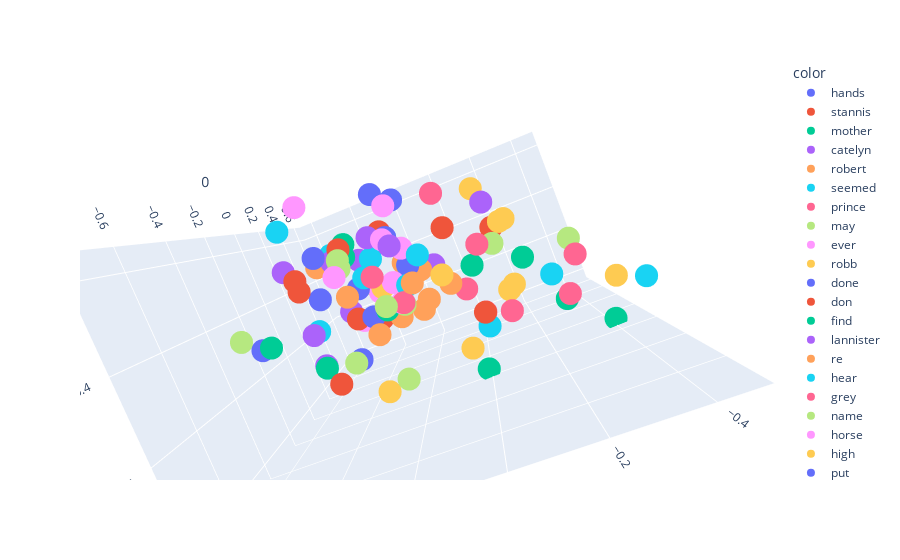

Notebook cell for this chart:
### Code cell
fig=px.scatter_3d(x[200:300],x=0,y=1,z=2,color=y[200:300])
fig.show()

### Figure 1 — Plotly figure (JSON) as saved in the notebook; plotly's stock layout.template omitted (floating-point values rounded to 4 significant figures)
{"data": [{"hovertemplate": "color=hands<br>0=%{x}<br>1=%{y}<br>2=%{z}<extra></extra>", "legendgroup": "hands", "marker": {"color": "#636efa", "symbol": "circle"}, "mode": "markers", "name": "hands", "scene": "scene", "showlegend": true, "type": "scatter3d", "x": [0.2785], "y": [0.4833], "z": [0.4083]}, {"hovertemplate": "color=stannis<br>0=%{x}<br>1=%{y}<br>2=%{z}<extra></extra>", "legendgroup": "stannis", "marker": {"color": "#EF553B", "symbol": "circle"}, "mode": "markers", "name": "stannis", "scene": "scene", "showlegend": true, "type": "scatter3d", "x": [-0.4025], "y": [0.6146], "z": [-0.05598]}, {"hovertemplate": "color=mother<br>0=%{x}<br>1=%{y}<br>2=%{z}<extra></extra>", "legendgroup": "mother", "marker": {"color": "#00cc96", "symbol": "circle"}, "mode": "markers", "name": "mother", "scene": "scene", "showlegend": true, "type": "scatter3d", "x": [-0.4523], "y": [0.5126], "z": [0.1672]}, {"hovertemplate": "color=catelyn<br>0=%{x}<br>1=%{y}<br>2=%{z}<extra></extra>", "legendgroup": "catelyn", "marker": {"color": "#ab63fa", "symbol": "circle"}, "mode": "markers", "name": "catelyn", "scene": "scene", "showlegend": true, "type": "scatter3d", "x": [-0.2388], "y": [0.3215], "z": [0.1904]}, {"hovertemplate": "color=robert<br>0=%{x}<br>1=%{y}<br>2=%{z}<extra></extra>", "legendgroup": "robert", "marker": {"color": "#FFA15A", "symbol": "circle"}, "mode": "markers", "name": "robert", "scene": "scene", "showlegend": true, "type": "scatter3d", "x": [-0.496], "y": [0.4678], "z": [0.07695]}, {"hovertemplate": "color=seemed<br>0=%{x}<br>1=%{y}<br>2=%{z}<extra></extra>", "legendgroup": "seemed", "marker": {"color": "#19d3f3", "symbol": "circle"}, "mode": "markers", "name": "seemed", "scene": "scene", "showlegend": true, "type": "scatter3d", "x": [-0.01972], "y": [0.4365], "z": [0.2981]}, {"hovertemplate": "color=prince<br>0=%{x}<br>1=%{y}<br>2=%{z}<extra></extra>", "legendgroup": "prince", "marker": {"color": "#FF6692", "symbol": "circle"}, "mode": "markers", "name": "prince", "scene": "scene", "showlegend": true, "type": "scatter3d", "x": [-0.5207], "y": [0.4186], "z": [0.1563]}, {"hovertemplate": "color=may<br>0=%{x}<br>1=%{y}<br>2=%{z}<extra></extra>", "legendgroup": "may", "marker": {"color": "#B6E880", "symbol": "circle"}, "mode": "markers", "name": "may", "scene": "scene", "showlegend": true, "type": "scatter3d", "x": [-0.5615], "y": [0.4906], "z": [0.1425]}, {"hovertemplate": "color=ever<br>0=%{x}<br>1=%{y}<br>2=%{z}<extra></extra>", "legendgroup": "ever", "marker": {"color": "#FF97FF", "symbol": "circle"}, "mode": "markers", "name": "ever", "scene": "scene", "showlegend": true, "type": "scatter3d", "x": [-0.4524], "y": [0.5083], "z": [0.1262]}, {"hovertemplate": "color=robb<br>0=%{x}<br>1=%{y}<br>2=%{z}<extra></extra>", "legendgroup": "robb", "marker": {"color": "#FECB52", "symbol": "circle"}, "mode": "markers", "name": "robb", "scene": "scene", "showlegend": true, "type": "scatter3d", "x": [-0.391], "y": [0.4612], "z": [0.17]}, {"hovertemplate": "color=done<br>0=%{x}<br>1=%{y}<br>2=%{z}<extra></extra>", "legendgroup": "done", "marker": {"color": "#636efa", "symbol": "circle"}, "mode": "markers", "name": "done", "scene": "scene", "showlegend": true, "type": "scatter3d", "x": [-0.4711], "y": [0.6039], "z": [0.2713]}, {"hovertemplate": "color=don<br>0=%{x}<br>1=%{y}<br>2=%{z}<extra></extra>", "legendgroup": "don", "marker": {"color": "#EF553B", "symbol": "circle"}, "mode": "markers", "name": "don", "scene": "scene", "showlegend": true, "type": "scatter3d", "x": [-0.4617], "y": [0.3613], "z": [0.3564]}, {"hovertemplate": "color=find<br>0=%{x}<br>1=%{y}<br>2=%{z}<extra></extra>", "legendgroup": "find", "marker": {"color": "#00cc96", "symbol": "circle"}, "mode": "markers", "name": "find", "scene": "scene", "showlegend": true, "type": "scatter3d", "x": [-0.3939], "y": [0.6084], "z": [0.3927]}, {"hovertemplate": "color=lannister<br>0=%{x}<br>1=%{y}<br>2=%{z}<extra></extra>", "legendgroup": "lannister", "marker": {"color": "#ab63fa", "symbol": "circle"}, "mode": "markers", "name": "lannister", "scene": "scene", "showlegend": true, "type": "scatter3d", "x": [-0.3936], "y": [0.3662], "z": [0.113]}, {"hovertemplate": "color=re<br>0=%{x}<br>1=%{y}<br>2=%{z}<extra></extra>", "legendgroup": "re", "marker": {"color": "#FFA15A", "symbol": "circle"}, "mode": "markers", "name": "re", "scene": "scene", "showlegend": true, "type": "scatter3d", "x": [-0.3589], "y": [0.453], "z": [0.2769]}, {"hovertemplate": "color=hear<br>0=%{x}<br>1=%{y}<br>2=%{z}<extra></extra>", "legendgroup": "hear", "marker": {"color": "#19d3f3", "symbol": "circle"}, "mode": "markers", "name": "hear", "scene": "scene", "showlegend": true, "type": "scatter3d", "x": [-0.1788], "y": [0.5339], "z": [0.4533]}, {"hovertemplate": "color=grey<br>0=%{x}<br>1=%{y}<br>2=%{z}<extra></extra>", "legendgroup": "grey", "marker": {"color": "#FF6692", "symbol": "circle"}, "mode": "markers", "name": "grey", "scene": "scene", "showlegend": true, "type": "scatter3d", "x": [0.4706], "y": [0.2308], "z": [0.01305]}, {"hovertemplate": "color=name<br>0=%{x}<br>1=%{y}<br>2=%{z}<extra></extra>", "legendgroup": "name", "marker": {"color": "#B6E880", "symbol": "circle"}, "mode": "markers", "name": "name", "scene": "scene", "showlegend": true, "type": "scatter3d", "x": [-0.5469], "y": [0.5919], "z": [0.2626]}, {"hovertemplate": "color=horse<br>0=%{x}<br>1=%{y}<br>2=%{z}<extra></extra>", "legendgroup": "horse", "marker": {"color": "#FF97FF", "symbol": "circle"}, "mode": "markers", "name": "horse", "scene": "scene", "showlegend": true, "type": "scatter3d", "x": [0.3407], "y": [0.5326], "z": [0.3445]}, {"hovertemplate": "color=high<br>0=%{x}<br>1=%{y}<br>2=%{z}<extra></extra>", "legendgroup": "high", "marker": {"color": "#FECB52", "symbol": "circle"}, "mode": "markers", "name": "high", "scene": "scene", "showlegend": true, "type": "scatter3d", "x": [0.175], "y": [0.4341], "z": [-0.1956]}, {"hovertemplate": "color=put<br>0=%{x}<br>1=%{y}<br>2=%{z}<extra></extra>", "legendgroup": "put", "marker": {"color": "#636efa", "symbol": "circle"}, "mode": "markers", "name": "put", "scene": "scene", "showlegend": true, "type": "scatter3d", "x": [-0.2158], "y": [0.5218], "z": [0.629]}, {"hovertemplate": "color=stone<br>0=%{x}<br>1=%{y}<br>2=%{z}<extra></extra>", "legendgroup": "stone", "marker": {"color": "#EF553B", "symbol": "circle"}, "mode": "markers", "name": "stone", "scene": "scene", "showlegend": true, "type": "scatter3d", "x": [0.6336], "y": [0.4652], "z": [-0.1758]}, {"hovertemplate": "color=wine<br>0=%{x}<br>1=%{y}<br>2=%{z}<extra></extra>", "legendgroup": "wine", "marker": {"color": "#00cc96", "symbol": "circle"}, "mode": "markers", "name": "wine", "scene": "scene", "showlegend": true, "type": "scatter3d", "x": [0.08392], "y": [0.304], "z": [0.3478]}, {"hovertemplate": "color=hard<br>0=%{x}<br>1=%{y}<br>2=%{z}<extra></extra>", "legendgroup": "hard", "marker": {"color": "#ab63fa", "symbol": "circle"}, "mode": "markers", "name": "hard", "scene": "scene", "showlegend": true, "type": "scatter3d", "x": [0.326], "y": [0.379], "z": [0.3745]}, {"hovertemplate": "color=water<br>0=%{x}<br>1=%{y}<br>2=%{z}<extra></extra>", "legendgroup": "water", "marker": {"color": "#FFA15A", "symbol": "circle"}, "mode": "markers", "name": "water", "scene": "scene", "showlegend": true, "type": "scatter3d", "x": [0.5492], "y": [0.523], "z": [0.1839]}, {"hovertemplate": "color=upon<br>0=%{x}<br>1=%{y}<br>2=%{z}<extra></extra>", "legendgroup": "upon", "marker": {"color": "#19d3f3", "symbol": "circle"}, "mode": "markers", "name": "upon", "scene": "scene", "showlegend": true, "type": "scatter3d", "x": [0.1479], "y": [0.4381], "z": [0.122]}, {"hovertemplate": "color=fire<br>0=%{x}<br>1=%{y}<br>2=%{z}<extra></extra>", "legendgroup": "fire", "marker": {"color": "#FF6692", "symbol": "circle"}, "mode": "markers", "name": "fire", "scene": "scene", "showlegend": true, "type": "scatter3d", "x": [0.4901], "y": [0.6685], "z": [0.0205]}, {"hovertemplate": "color=iron<br>0=%{x}<br>1=%{y}<br>2=%{z}<extra></extra>", "legendgroup": "iron", "marker": {"color": "#B6E880", "symbol": "circle"}, "mode": "markers", "name": "iron", "scene": "scene", "showlegend": true, "type": "scatter3d", "x": [0.2139], "y": [0.503], "z": [-0.146]}, {"hovertemplate": "color=until<br>0=%{x}<br>1=%{y}<br>2=%{z}<extra></extra>", "legendgroup": "until", "marker": {"color": "#FF97FF", "symbol": "circle"}, "mode": "markers", "name": "until", "scene": "scene", "showlegend": true, "type": "scatter3d", "x": [0.1386], "y": [0.5926], "z": [0.3947]}, {"hovertemplate": "color=these<br>0=%{x}<br>1=%{y}<br>2=%{z}<extra></extra>", "legendgroup": "these", "marker": {"color": "#FECB52", "symbol": "circle"}, "mode": "markers", "name": "these", "scene": "scene", "showlegend": true, "type": "scatter3d", "x": [-0.4302], "y": [0.6368], "z": [-0.3859]}, {"hovertemplate": "color=voice<br>0=%{x}<br>1=%{y}<br>2=%{z}<extra></extra>", "legendgroup": "voice", "marker": {"color": "#636efa", "symbol": "circle"}, "mode": "markers", "name": "voice", "scene": "scene", "showlegend": true, "type": "scatter3d", "x": [0.01014], "y": [0.3122], "z": [0.4437]}, {"hovertemplate": "color=gone<br>0=%{x}<br>1=%{y}<br>2=%{z}<extra></extra>", "legendgroup": "gone", "marker": {"color": "#EF553B", "symbol": "circle"}, "mode": "markers", "name": "gone", "scene": "scene", "showlegend": true, "type": "scatter3d", "x": [-0.0635], "y": [0.5818], "z": [0.2806]}, {"hovertemplate": "color=give<br>0=%{x}<br>1=%{y}<br>2=%{z}<extra></extra>", "legendgroup": "give", "marker": {"color": "#00cc96", "symbol": "circle"}, "mode": "markers", "name": "give", "scene": "scene", "showlegend": true, "type": "scatter3d", "x": [-0.5683], "y": [0.484], "z": [0.4302]}, {"hovertemplate": "color=sam<br>0=%{x}<br>1=%{y}<br>2=%{z}<extra></extra>", "legendgroup": "sam", "marker": {"color": "#ab63fa", "symbol": "circle"}, "mode": "markers", "name": "sam", "scene": "scene", "showlegend": true, "type": "scatter3d", "x": [0.0138], "y": [0.3477], "z": [0.3894]}, {"hovertemplate": "color=seen<br>0=%{x}<br>1=%{y}<br>2=%{z}<extra></extra>", "legendgroup": "seen", "marker": {"color": "#FFA15A", "symbol": "circle"}, "mode": "markers", "name": "seen", "scene": "scene", "showlegend": true, "type": "scatter3d", "x": [-0.1249], "y": [0.5903], "z": [0.2057]}, {"hovertemplate": "color=better<br>0=%{x}<br>1=%{y}<br>2=%{z}<extra></extra>", "legendgroup": "better", "marker": {"color": "#19d3f3", "symbol": "circle"}, "mode": "markers", "name": "better", "scene": "scene", "showlegend": true, "type": "scatter3d", "x": [-0.4626], "y": [0.4717], "z": [0.09486]}, {"hovertemplate": "color=shall<br>0=%{x}<br>1=%{y}<br>2=%{z}<extra></extra>", "legendgroup": "shall", "marker": {"color": "#FF6692", "symbol": "circle"}, "mode": "markers", "name": "shall", "scene": "scene", "showlegend": true, "type": "scatter3d", "x": [-0.5029], "y": [0.5038], "z": [0.1124]}, {"hovertemplate": "color=ned<br>0=%{x}<br>1=%{y}<br>2=%{z}<extra></extra>", "legendgroup": "ned", "marker": {"color": "#B6E880", "symbol": "circle"}, "mode": "markers", "name": "ned", "scene": "scene", "showlegend": true, "type": "scatter3d", "x": [-0.272], "y": [0.3514], "z": [0.2885]}, {"hovertemplate": "color=always<br>0=%{x}<br>1=%{y}<br>2=%{z}<extra></extra>", "legendgroup": "always", "marker": {"color": "#FF97FF", "symbol": "circle"}, "mode": "markers", "name": "always", "scene": "scene", "showlegend": true, "type": "scatter3d", "x": [-0.451], "y": [0.4538], "z": [0.1277]}, {"hovertemplate": "color=years<br>0=%{x}<br>1=%{y}<br>2=%{z}<extra></extra>", "legendgroup": "years", "marker": {"color": "#FECB52", "symbol": "circle"}, "mode": "markers", "name": "years", "scene": "scene", "showlegend": true, "type": "scatter3d", "x": [-0.2941], "y": [0.5911], "z": [-0.1532]}, {"hovertemplate": "color=between<br>0=%{x}<br>1=%{y}<br>2=%{z}<extra></extra>", "legendgroup": "between", "marker": {"color": "#636efa", "symbol": "circle"}, "mode": "markers", "name": "between", "scene": "scene", "showlegend": true, "type": "scatter3d", "x": [0.4101], "y": [0.332], "z": [0.2552]}, {"hovertemplate": "color=dark<br>0=%{x}<br>1=%{y}<br>2=%{z}<extra></extra>", "legendgroup": "dark", "marker": {"color": "#EF553B", "symbol": "circle"}, "mode": "markers", "name": "dark", "scene": "scene", "showlegend": true, "type": "scatter3d", "x": [0.5227], "y": [0.3837], "z": [0.02411]}, {"hovertemplate": "color=place<br>0=%{x}<br>1=%{y}<br>2=%{z}<extra></extra>", "legendgroup": "place", "marker": {"color": "#00cc96", "symbol": "circle"}, "mode": "markers", "name": "place", "scene": "scene", "showlegend": true, "type": "scatter3d", "x": [-0.2091], "y": [0.8177], "z": [0.003626]}, {"hovertemplate": "color=small<br>0=%{x}<br>1=%{y}<br>2=%{z}<extra></extra>", "legendgroup": "small", "marker": {"color": "#ab63fa", "symbol": "circle"}, "mode": "markers", "name": "small", "scene": "scene", "showlegend": true, "type": "scatter3d", "x": [0.2367], "y": [0.3451], "z": [-0.1629]}, {"hovertemplate": "color=cold<br>0=%{x}<br>1=%{y}<br>2=%{z}<extra></extra>", "legendgroup": "cold", "marker": {"color": "#FFA15A", "symbol": "circle"}, "mode": "markers", "name": "cold", "scene": "scene", "showlegend": true, "type": "scatter3d", "x": [0.3671], "y": [0.4559], "z": [0.2155]}, {"hovertemplate": "color=winterfell<br>0=%{x}<br>1=%{y}<br>2=%{z}<extra></extra>", "legendgroup": "winterfell", "marker": {"color": "#19d3f3", "symbol": "circle"}, "mode": "markers", "name": "winterfell", "scene": "scene", "showlegend": true, "type": "scatter3d", "x": [-0.3148], "y": [0.6725], "z": [-0.04996]}, {"hovertemplate": "color=most<br>0=%{x}<br>1=%{y}<br>2=%{z}<extra></extra>", "legendgroup": "most", "marker": {"color": "#FF6692", "symbol": "circle"}, "mode": "markers", "name": "most", "scene": "scene", "showlegend": true, "type": "scatter3d", "x": [-0.4463], "y": [0.5494], "z": [-0.3093]}, {"hovertemplate": "color=hundred<br>0=%{x}<br>1=%{y}<br>2=%{z}<extra></extra>", "legendgroup": "hundred", "marker": {"color": "#B6E880", "symbol": "circle"}, "mode": "markers", "name": "hundred", "scene": "scene", "showlegend": true, "type": "scatter3d", "x": [-0.01128], "y": [0.5603], "z": [-0.3768]}, {"hovertemplate": "color=stood<br>0=%{x}<br>1=%{y}<br>2=%{z}<extra></extra>", "legendgroup": "stood", "marker": {"color": "#FF97FF", "symbol": "circle"}, "mode": "markers", "name": "stood", "scene": "scene", "showlegend": true, "type": "scatter3d", "x": [0.3019], "y": [0.3962], "z": [0.1925]}, {"hovertemplate": "color=end<br>0=%{x}<br>1=%{y}<br>2=%{z}<extra></extra>", "legendgroup": "end", "marker": {"color": "#FECB52", "symbol": "circle"}, "mode": "markers", "name": "end", "scene": "scene", "showlegend": true, "type": "scatter3d", "x": [-0.09644], "y": [0.7709], "z": [0.03616]}, {"hovertemplate": "color=sister<br>0=%{x}<br>1=%{y}<br>2=%{z}<extra></extra>", "legendgroup": "sister", "marker": {"color": "#636efa", "symbol": "circle"}, "mode": "markers", "name": "sister", "scene": "scene", "showlegend": true, "type": "scatter3d", "x": [-0.5825], "y": [0.4201], "z": [0.2721]}, {"hovertemplate": "color=words<br>0=%{x}<br>1=%{y}<br>2=%{z}<extra></extra>", "legendgroup": "words", "marker": {"color": "#EF553B", "symbol": "circle"}, "mode": "markers", "name": "words", "scene": "scene", "showlegend": true, "type": "scatter3d", "x": [-0.2724], "y": [0.5294], "z": [0.2968]}, {"hovertemplate": "color=sea<br>0=%{x}<br>1=%{y}<br>2=%{z}<extra></extra>", "legendgroup": "sea", "marker": {"color": "#00cc96", "symbol": "circle"}, "mode": "markers", "name": "sea", "scene": "scene", "showlegend": true, "type": "scatter3d", "x": [0.1205], "y": [0.7763], "z": [-0.3212]}, {"hovertemplate": "color=right<br>0=%{x}<br>1=%{y}<br>2=%{z}<extra></extra>", "legendgroup": "right", "marker": {"color": "#ab63fa", "symbol": "circle"}, "mode": "markers", "name": "right", "scene": "scene", "showlegend": true, "type": "scatter3d", "x": [0.1424], "y": [0.5455], "z": [0.4295]}, {"hovertemplate": "color=nothing<br>0=%{x}<br>1=%{y}<br>2=%{z}<extra></extra>", "legendgroup": "nothing", "marker": {"color": "#FFA15A", "symbol": "circle"}, "mode": "markers", "name": "nothing", "scene": "scene", "showlegend": true, "type": "scatter3d", "x": [-0.2516], "y": [0.5518], "z": [0.08704]}, {"hovertemplate": "color=walls<br>0=%{x}<br>1=%{y}<br>2=%{z}<extra></extra>", "legendgroup": "walls", "marker": {"color": "#19d3f3", "symbol": "circle"}, "mode": "markers", "name": "walls", "scene": "scene", "showlegend": true, "type": "scatter3d", "x": [0.421], "y": [0.7264], "z": [-0.3327]}, {"hovertemplate": "color=fingers<br>0=%{x}<br>1=%{y}<br>2=%{z}<extra></extra>", "legendgroup": "fingers", "marker": {"color": "#FF6692", "symbol": "circle"}, "mode": "markers", "name": "fingers", "scene": "scene", "showlegend": true, "type": "scatter3d", "x": [0.4825], "y": [0.3795], "z": [0.5196]}, {"hovertemplate": "color=same<br>0=%{x}<br>1=%{y}<br>2=%{z}<extra></extra>", "legendgroup": "same", "marker": {"color": "#B6E880", "symbol": "circle"}, "mode": "markers", "name": "same", "scene": "scene", "showlegend": true, "type": "scatter3d", "x": [-0.2587], "y": [0.5397], "z": [0.1572]}, {"hovertemplate": "color=cloak<br>0=%{x}<br>1=%{y}<br>2=%{z}<extra></extra>", "legendgroup": "cloak", "marker": {"color": "#FF97FF", "symbol": "circle"}, "mode": "markers", "name": "cloak", "scene": "scene", "showlegend": true, "type": "scatter3d", "x": [0.4312], "y": [0.3104], "z": [0.328]}, {"hovertemplate": "color=house<br>0=%{x}<br>1=%{y}<br>2=%{z}<extra></extra>", "legendgroup": "house", "marker": {"color": "#FECB52", "symbol": "circle"}, "mode": "markers", "name": "house", "scene": "scene", "showlegend": true, "type": "scatter3d", "x": [-0.3022], "y": [0.412], "z": [-0.1877]}, {"hovertemplate": "color=young<br>0=%{x}<br>1=%{y}<br>2=%{z}<extra></extra>", "legendgroup": "young", "marker": {"color": "#636efa", "symbol": "circle"}, "mode": "markers", "name": "young", "scene": "scene", "showlegend": true, "type": "scatter3d", "x": [-0.4489], "y": [0.2632], "z": [0.05744]}, {"hovertemplate": "color=does<br>0=%{x}<br>1=%{y}<br>2=%{z}<extra></extra>", "legendgroup": "does", "marker": {"color": "#EF553B", "symbol": "circle"}, "mode": "markers", "name": "does", "scene": "scene", "showlegend": true, "type": "scatter3d", "x": [-0.6299], "y": [0.3851], "z": [0.2928]}, {"hovertemplate": "color=beside<br>0=%{x}<br>1=%{y}<br>2=%{z}<extra></extra>", "legendgroup": "beside", "marker": {"color": "#00cc96", "symbol": "circle"}, "mode": "markers", "name": "beside", "scene": "scene", "showlegend": true, "type": "scatter3d", "x": [0.2881], "y": [0.3449], "z": [0.4171]}, {"hovertemplate": "color=get<br>0=%{x}<br>1=%{y}<br>2=%{z}<extra></extra>", "legendgroup": "get", "marker": {"color": "#ab63fa", "symbol": "circle"}, "mode": "markers", "name": "get", "scene": "scene", "showlegend": true, "type": "scatter3d", "x": [-0.1936], "y": [0.6396], "z": [0.4694]}, {"hovertemplate": "color=mouth<br>0=%{x}<br>1=%{y}<br>2=%{z}<extra></extra>", "legendgroup": "mouth", "marker": {"color": "#FFA15A", "symbol": "circle"}, "mode": "markers", "name": "mouth", "scene": "scene", "showlegend": true, "type": "scatter3d", "x": [0.3308], "y": [0.3441], "z": [0.5495]}, {"hovertemplate": "color=seven<br>0=%{x}<br>1=%{y}<br>2=%{z}<extra></extra>", "legendgroup": "seven", "marker": {"color": "#19d3f3", "symbol": "circle"}, "mode": "markers", "name": "seven", "scene": "scene", "showlegend": true, "type": "scatter3d", "x": [-0.3731], "y": [0.6776], "z": [-0.4676]}, {"hovertemplate": "color=watch<br>0=%{x}<br>1=%{y}<br>2=%{z}<extra></extra>", "legendgroup": "watch", "marker": {"color": "#FF6692", "symbol": "circle"}, "mode": "markers", "name": "watch", "scene": "scene", "showlegend": true, "type": "scatter3d", "x": [-0.3109], "y": [0.6326], "z": [-0.05327]}, {"hovertemplate": "color=door<br>0=%{x}<br>1=%{y}<br>2=%{z}<extra></extra>", "legendgroup": "door", "marker": {"color": "#B6E880", "symbol": "circle"}, "mode": "markers", "name": "door", "scene": "scene", "showlegend": true, "type": "scatter3d", "x": [0.4776], "y": [0.526], "z": [0.3776]}, {"hovertemplate": "color=joffrey<br>0=%{x}<br>1=%{y}<br>2=%{z}<extra></extra>", "legendgroup": "joffrey", "marker": {"color": "#FF97FF", "symbol": "circle"}, "mode": "markers", "name": "joffrey", "scene": "scene", "showlegend": true, "type": "scatter3d", "x": [-0.4764], "y": [0.3875], "z": [0.2549]}, {"hovertemplate": "color=green<br>0=%{x}<br>1=%{y}<br>2=%{z}<extra></extra>", "legendgroup": "green", "marker": {"color": "#FECB52", "symbol": "circle"}, "mode": "markers", "name": "green", "scene": "scene", "showlegend": true, "type": "scatter3d", "x": [0.4253], "y": [0.277], "z": [-0.1482]}, {"hovertemplate": "color=big<br>0=%{x}<br>1=%{y}<br>2=%{z}<extra></extra>", "legendgroup": "big", "marker": {"color": "#636efa", "symbol": "circle"}, "mode": "markers", "name": "big", "scene": "scene", "showlegend": true, "type": "scatter3d", "x": [0.2745], "y": [0.1578], "z": [0.2237]}, {"hovertemplate": "color=under<br>0=%{x}<br>1=%{y}<br>2=%{z}<extra></extra>", "legendgroup": "under", "marker": {"color": "#EF553B", "symbol": "circle"}, "mode": "markers", "name": "under", "scene": "scene", "showlegend": true, "type": "scatter3d", "x": [0.5422], "y": [0.2969], "z": [0.294]}, {"hovertemplate": "color=few<br>0=%{x}<br>1=%{y}<br>2=%{z}<extra></extra>", "legendgroup": "few", "marker": {"color": "#00cc96", "symbol": "circle"}, "mode": "markers", "name": "few", "scene": "scene", "showlegend": true, "type": "scatter3d", "x": [-0.0007774], "y": [0.5659], "z": [-0.2188]}, {"hovertemplate": "color=sent<br>0=%{x}<br>1=%{y}<br>2=%{z}<extra></extra>", "legendgroup": "sent", "marker": {"color": "#ab63fa", "symbol": "circle"}, "mode": "markers", "name": "sent", "scene": "scene", "showlegend": true, "type": "scatter3d", "x": [-0.2504], "y": [0.5309], "z": [0.4467]}, {"hovertemplate": "color=perhaps<br>0=%{x}<br>1=%{y}<br>2=%{z}<extra></extra>", "legendgroup": "perhaps", "marker": {"color": "#FFA15A", "symbol": "circle"}, "mode": "markers", "name": "perhaps", "scene": "scene", "showlegend": true, "type": "scatter3d", "x": [-0.6918], "y": [0.5242], "z": [0.1475]}, {"hovertemplate": "color=almost<br>0=%{x}<br>1=%{y}<br>2=%{z}<extra></extra>", "legendgroup": "almost", "marker": {"color": "#19d3f3", "symbol": "circle"}, "mode": "markers", "name": "almost", "scene": "scene", "showlegend": true, "type": "scatter3d", "x": [0.2238], "y": [0.32], "z": [0.4447]}, {"hovertemplate": "color=such<br>0=%{x}<br>1=%{y}<br>2=%{z}<extra></extra>", "legendgroup": "such", "marker": {"color": "#FF6692", "symbol": "circle"}, "mode": "markers", "name": "such", "scene": "scene", "showlegend": true, "type": "scatter3d", "x": [-0.6638], "y": [0.4265], "z": [-0.1005]}, {"hovertemplate": "color=wanted<br>0=%{x}<br>1=%{y}<br>2=%{z}<extra></extra>", "legendgroup": "wanted", "marker": {"color": "#B6E880", "symbol": "circle"}, "mode": "markers", "name": "wanted", "scene": "scene", "showlegend": true, "type": "scatter3d", "x": [-0.437], "y": [0.4567], "z": [0.563]}, {"hovertemplate": "color=daughter<br>0=%{x}<br>1=%{y}<br>2=%{z}<extra></extra>", "legendgroup": "daughter", "marker": {"color": "#FF97FF", "symbol": "circle"}, "mode": "markers", "name": "daughter", "scene": "scene", "showlegend": true, "type": "scatter3d", "x": [-0.5397], "y": [0.2756], "z": [0.06673]}, {"hovertemplate": "color=true<br>0=%{x}<br>1=%{y}<br>2=%{z}<extra></extra>", "legendgroup": "true", "marker": {"color": "#FECB52", "symbol": "circle"}, "mode": "markers", "name": "true", "scene": "scene", "showlegend": true, "type": "scatter3d", "x": [-0.6979], "y": [0.4556], "z": [-0.01535]}, {"hovertemplate": "color=while<br>0=%{x}<br>1=%{y}<br>2=%{z}<extra></extra>", "legendgroup": "while", "marker": {"color": "#636efa", "symbol": "circle"}, "mode": "markers", "name": "while", "scene": "scene", "showlegend": true, "type": "scatter3d", "x": [0.3449], "y": [0.4714], "z": [0.1992]}, {"hovertemplate": "color=leave<br>0=%{x}<br>1=%{y}<br>2=%{z}<extra></extra>", "legendgroup": "leave", "marker": {"color": "#EF553B", "symbol": "circle"}, "mode": "markers", "name": "leave", "scene": "scene", "showlegend": true, "type": "scatter3d", "x": [-0.4443], "y": [0.651], "z": [0.3545]}, {"hovertemplate": "color=city<br>0=%{x}<br>1=%{y}<br>2=%{z}<extra></extra>", "legendgroup": "city", "marker": {"color": "#00cc96", "symbol": "circle"}, "mode": "markers", "name": "city", "scene": "scene", "showlegend": true, "type": "scatter3d", "x": [-0.149], "y": [0.8222], "z": [-0.4034]}, {"hovertemplate": "color=wind<br>0=%{x}<br>1=%{y}<br>2=%{z}<extra></extra>", "legendgroup": "wind", "marker": {"color": "#ab63fa", "symbol": "circle"}, "mode": "markers", "name": "wind", "scene": "scene", "showlegend": true, "type": "scatter3d", "x": [0.5888], "y": [0.5261], "z": [0.1245]}, {"hovertemplate": "color=light<br>0=%{x}<br>1=%{y}<br>2=%{z}<extra></extra>", "legendgroup": "light", "marker": {"color": "#FFA15A", "symbol": "circle"}, "mode": "markers", "name": "light", "scene": "scene", "showlegend": true, "type": "scatter3d", "x": [0.3913], "y": [0.6091], "z": [0.06726]}, {"hovertemplate": "color=arms<br>0=%{x}<br>1=%{y}<br>2=%{z}<extra></extra>", "legendgroup": "arms", "marker": {"color": "#19d3f3", "symbol": "circle"}, "mode": "markers", "name": "arms", "scene": "scene", "showlegend": true, "type": "scatter3d", "x": [0.1999], "y": [0.3897], "z": [0.3003]}, {"hovertemplate": "color=children<br>0=%{x}<br>1=%{y}<br>2=%{z}<extra></extra>", "legendgroup": "children", "marker": {"color": "#FF6692", "symbol": "circle"}, "mode": "markers", "name": "children", "scene": "scene", "showlegend": true, "type": "scatter3d", "x": [-0.3732], "y": [0.6523], "z": [-0.2751]}, {"hovertemplate": "color=herself<br>0=%{x}<br>1=%{y}<br>2=%{z}<extra></extra>", "legendgroup": "herself", "marker": {"color": "#B6E880", "symbol": "circle"}, "mode": "markers", "name": "herself", "scene": "scene", "showlegend": true, "type": "scatter3d", "x": [-0.06212], "y": [0.3767], "z": [0.3529]}, {"hovertemplate": "color=sweet<br>0=%{x}<br>1=%{y}<br>2=%{z}<extra></extra>", "legendgroup": "sweet", "marker": {"color": "#FF97FF", "symbol": "circle"}, "mode": "markers", "name": "sweet", "scene": "scene", "showlegend": true, "type": "scatter3d", "x": [-0.3983], "y": [0.1834], "z": [0.3056]}, {"hovertemplate": "color=others<br>0=%{x}<br>1=%{y}<br>2=%{z}<extra></extra>", "legendgroup": "others", "marker": {"color": "#FECB52", "symbol": "circle"}, "mode": "markers", "name": "others", "scene": "scene", "showlegend": true, "type": "scatter3d", "x": [-0.05432], "y": [0.6428], "z": [-0.1404]}, {"hovertemplate": "color=lost<br>0=%{x}<br>1=%{y}<br>2=%{z}<extra></extra>", "legendgroup": "lost", "marker": {"color": "#636efa", "symbol": "circle"}, "mode": "markers", "name": "lost", "scene": "scene", "showlegend": true, "type": "scatter3d", "x": [-0.2829], "y": [0.5382], "z": [0.2495]}, {"hovertemplate": "color=theon<br>0=%{x}<br>1=%{y}<br>2=%{z}<extra></extra>", "legendgroup": "theon", "marker": {"color": "#EF553B", "symbol": "circle"}, "mode": "markers", "name": "theon", "scene": "scene", "showlegend": true, "type": "scatter3d", "x": [-0.2139], "y": [0.3219], "z": [0.2905]}, {"hovertemplate": "color=each<br>0=%{x}<br>1=%{y}<br>2=%{z}<extra></extra>", "legendgroup": "each", "marker": {"color": "#00cc96", "symbol": "circle"}, "mode": "markers", "name": "each", "scene": "scene", "showlegend": true, "type": "scatter3d", "x": [0.2225], "y": [0.5535], "z": [-0.04723]}, {"hovertemplate": "color=felt<br>0=%{x}<br>1=%{y}<br>2=%{z}<extra></extra>", "legendgroup": "felt", "marker": {"color": "#ab63fa", "symbol": "circle"}, "mode": "markers", "name": "felt", "scene": "scene", "showlegend": true, "type": "scatter3d", "x": [0.1577], "y": [0.3157], "z": [0.62]}, {"hovertemplate": "color=side<br>0=%{x}<br>1=%{y}<br>2=%{z}<extra></extra>", "legendgroup": "side", "marker": {"color": "#FFA15A", "symbol": "circle"}, "mode": "markers", "name": "side", "scene": "scene", "showlegend": true, "type": "scatter3d", "x": [0.3257], "y": [0.6614], "z": [0.2006]}, {"hovertemplate": "color=yes<br>0=%{x}<br>1=%{y}<br>2=%{z}<extra></extra>", "legendgroup": "yes", "marker": {"color": "#19d3f3", "symbol": "circle"}, "mode": "markers", "name": "yes", "scene": "scene", "showlegend": true, "type": "scatter3d", "x": [-0.7289], "y": [0.259], "z": [0.2494]}, {"hovertemplate": "color=brothers<br>0=%{x}<br>1=%{y}<br>2=%{z}<extra></extra>", "legendgroup": "brothers", "marker": {"color": "#FF6692", "symbol": "circle"}, "mode": "markers", "name": "brothers", "scene": "scene", "showlegend": true, "type": "scatter3d", "x": [-0.2982], "y": [0.6577], "z": [-0.1218]}, {"hovertemplate": "color=best<br>0=%{x}<br>1=%{y}<br>2=%{z}<extra></extra>", "legendgroup": "best", "marker": {"color": "#B6E880", "symbol": "circle"}, "mode": "markers", "name": "best", "scene": "scene", "showlegend": true, "type": "scatter3d", "x": [-0.527], "y": [0.6762], "z": [0.1657]}, {"hovertemplate": "color=very<br>0=%{x}<br>1=%{y}<br>2=%{z}<extra></extra>", "legendgroup": "very", "marker": {"color": "#FF97FF", "symbol": "circle"}, "mode": "markers", "name": "very", "scene": "scene", "showlegend": true, "type": "scatter3d", "x": [-0.3721], "y": [0.3441], "z": [0.1291]}, {"hovertemplate": "color=die<br>0=%{x}<br>1=%{y}<br>2=%{z}<extra></extra>", "legendgroup": "die", "marker": {"color": "#FECB52", "symbol": "circle"}, "mode": "markers", "name": "die", "scene": "scene", "showlegend": true, "type": "scatter3d", "x": [-0.5075], "y": [0.6949], "z": [0.2261]}], "layout": {"autosize": true, "legend": {"title": {"text": "color"}, "tracegroupgap": 0}, "margin": {"t": 60}, "scene": {"aspectmode": "auto", "aspectratio": {"x": 1.366, "y": 0.6661, "z": 1.099}, "camera": {"center": {"x": 0, "y": 0, "z": 0}, "eye": {"x": -1.547, "y": -0.1246, "z": -0.1796}, "projection": {"type": "perspective"}, "up": {"x": 0.1164, "y": -0.9255, "z": -0.3605}}, "domain": {"x": [0, 1], "y": [0, 1]}, "xaxis": {"title": {"text": "0"}, "type": "linear"}, "yaxis": {"title": {"text": "1"}, "type": "linear"}, "zaxis": {"title": {"text": "2"}, "type": "linear"}}}}
